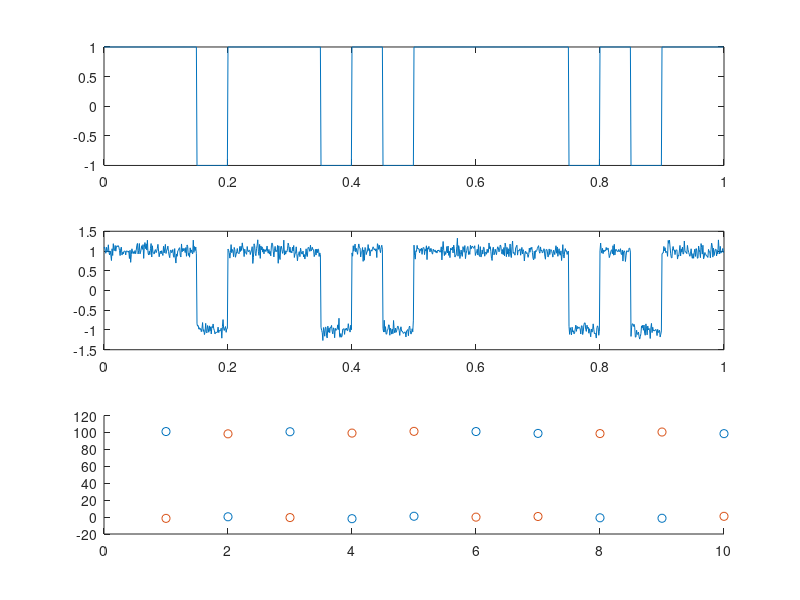

Here is the MATLAB script that generated this plot:
close all;
clc
clear;
Fs=1000;
N=10;
A=1;
Tb=0.1;
Ts=1/Fs;
t=0:Ts:1-Ts;
s0(find(t==0):find(t==0.1-Ts))=A;
s1(find(t==0):find(t==0.05-Ts))=A;
s1(find(t==0.05):find(t==0.1-Ts))=-A;
s=[];
for i=1:N
    choice= randi(2);
    if(choice==1)
        s=[s s0];
    else
        s=[s s1];
    end
end
r=awgn(s,20,'measured');
Wb=Tb/Ts;
for k=1:N
    temp_sum1=0;
    for n=(k-1)*Wb+1:k*Wb
        temp_sum1=temp_sum1+sum(r(n).*s0(n-(k-1)*Wb));
    end
    r0(k)=temp_sum1;
end
for k=1:N
    temp_sum2=0;
    for n=(k-1)*Wb+1:k*Wb
        temp_sum2=temp_sum2+sum(r(n).*s1(n-(k-1)*Wb));
    end
    r1(k)=temp_sum2;
end
k=1:10;
figure;
subplot(311);
plot(t,s);
subplot(312);
plot(t,r);
subplot(313);
scatter(k,r0);
hold on;
scatter(k,r1);
hold off